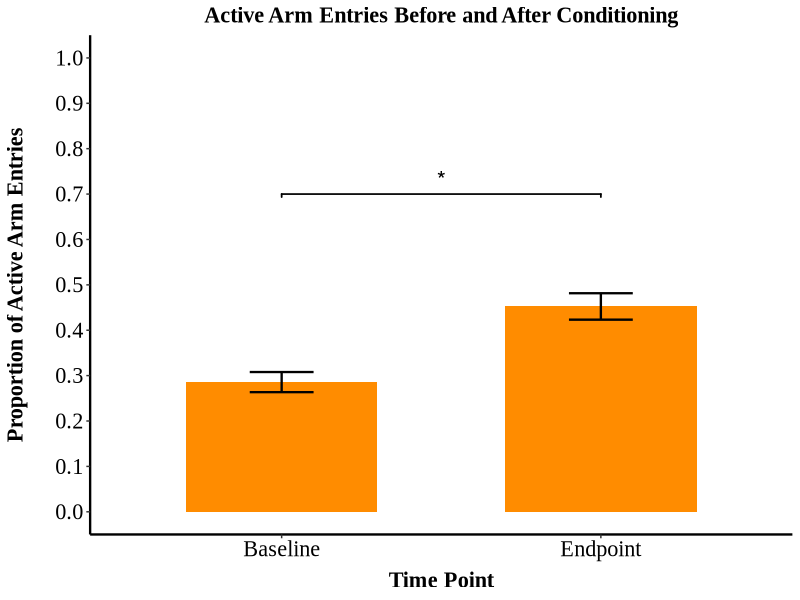
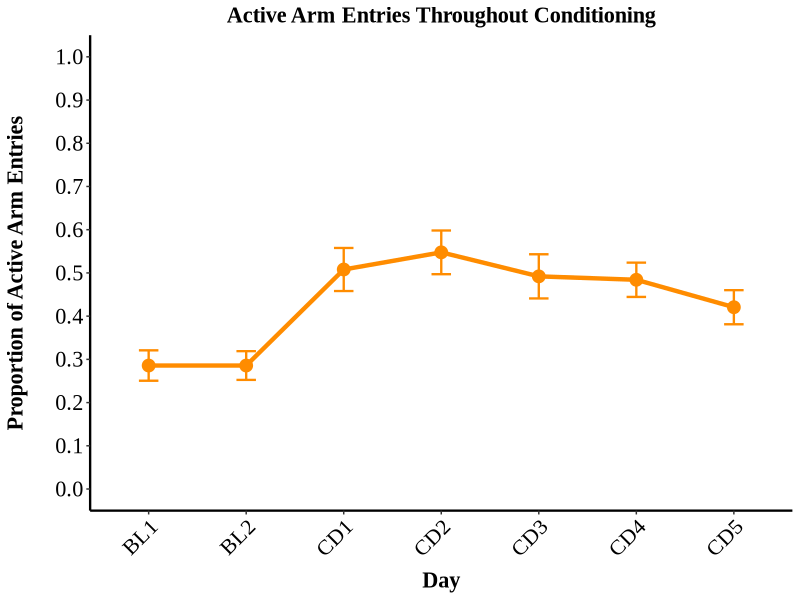
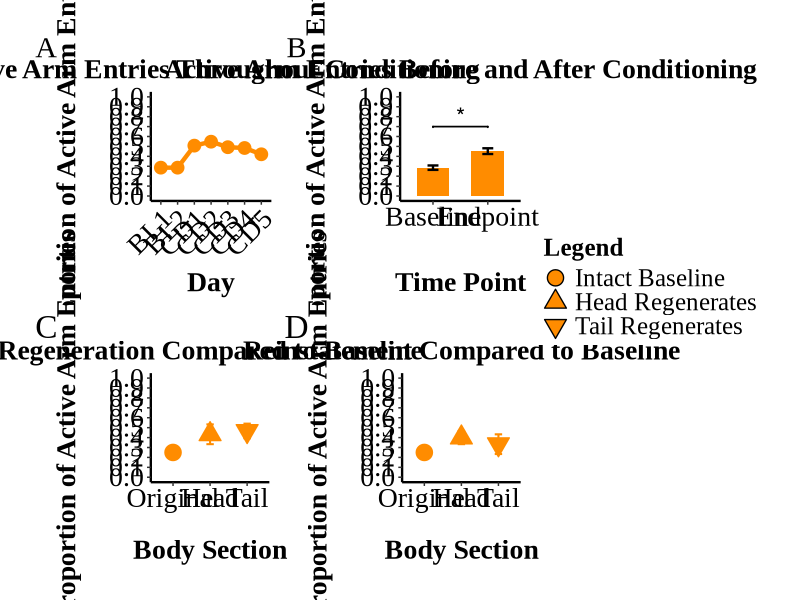
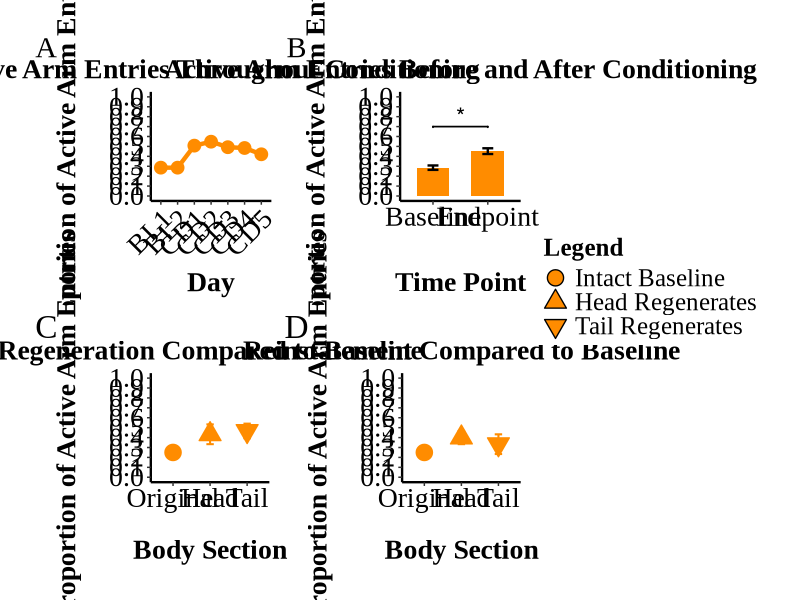

Here is the R script that generated these plots, in order:
# Planaria Y-Maze Analysis for Experiment 4
# Load required libraries
library(readr)
library(dplyr)
library(tidyverse)
library(ggsignif)
library(lme4)
library(emmeans)
library(grid)
library(gridExtra)
library(car)
library(ggplot2)
library(readxl)
library(patchwork) # For combining plots

# Read in the data
Exp4_full_data <- read_csv("Datasets/ExperimentFourFullData.csv")


#=================================================================
# Creating theme for all plots
#=================================================================

consistent_theme <- function() {
  theme_classic() +
    theme(
      text = element_text(family = "Times New Roman", size = 18),
      axis.title = element_text(size = 16, face = "bold"),
      axis.title.y = element_text(margin = margin(r = 20)),
      axis.title.x = element_text(margin = margin(t = 8)),
      axis.text = element_text(size = 16, color = "black"),
      legend.position = "top",
      legend.title = element_text(size = 16, face = "bold"),
      legend.text = element_text(size = 14),
      axis.line = element_line(color = "black", linewidth = 0.8),
      panel.grid = element_blank(),
      panel.background = element_rect(fill = "white"),
      panel.border = element_blank(),
      plot.title = element_text(hjust = 0.5, size = 16, face = "bold")
    )
}

#=================================================================
# PART 1: ANALYSIS OF INTACT SUBJECTS (PRE-REGENERATION)
#=================================================================

# Filter for original intact subjects (subjects with numeric IDs)
# Use grepl to identify purely numeric subject IDs
Orig_subjects <- Exp4_full_data %>%
  filter(grepl("^[0-9]+$", as.character(Subject)))

# Restructure data for intact analysis (comparing baseline vs endpoint)
Exp4_full_data_long <- Orig_subjects %>%
  mutate(across(ends_with("_arm_entries"), 
                ~as.numeric(as.character(.)))) %>%
  pivot_longer(
    cols = c(baseline_active_arm_entries, endpoint_active_arm_entries),
    names_to = "Time",
    values_to = "ActiveCount"
  ) %>%
  mutate(
    Time = factor(Time, 
                  levels = c("baseline_active_arm_entries", "endpoint_active_arm_entries"),
                  labels = c("Baseline", "Endpoint")),
    Subject = factor(Subject),
    # Since we only have one condition, create a dummy Condition variable
    Condition = "Drug",
    ActiveCount = if_else(!is.na(ActiveCount), 
                          as.integer(ActiveCount), 
                          NA_integer_)
  ) %>%
  mutate(
    TotalTrials = 6,
    InactiveCount = if_else(!is.na(ActiveCount),
                            TotalTrials - ActiveCount,
                            NA_integer_),
    ActiveArmProportion = if_else(!is.na(ActiveCount),
                                  ActiveCount / TotalTrials,
                                  NA_real_)
  ) %>%
  filter(is.na(ActiveCount) | ActiveCount <= TotalTrials)

# Convert to wide format for paired t-test
Exp4_wide_format <- Exp4_full_data_long %>%
  select(Subject, Time, ActiveArmProportion) %>%
  pivot_wider(
    names_from = Time,
    values_from = ActiveArmProportion
  )

# Display wide format data structure to verify
print("Wide format data structure:")
print(str(Exp4_wide_format))


#=================================
#apa formatted results
#================================

# Perform paired t-test
paired_ttest_model <- t.test(
  Exp4_wide_format$Baseline,
  Exp4_wide_format$Endpoint,
  paired = TRUE
)

# Calculate Cohen's d for paired t-test
t_value <- paired_ttest_model$statistic
df <- paired_ttest_model$parameter  # Extract degrees of freedom
n <- length(Exp4_wide_format$Baseline)
cohens_d <- t_value / sqrt(n)

# Format p-value according to APA style
p_formatted <- ifelse(paired_ttest_model$p.value < .001, "< .001", 
                      paste0("= ", gsub("0\\.", ".", round(paired_ttest_model$p.value, 3))))

# Create ttest_results dataframe with test statistic and degrees of freedom
ttest_results <- data.frame(
  contrast = "Baseline / Endpoint",
  t_statistic = t_value,
  df = df,
  cohens_d = abs(cohens_d),
  p.value = paired_ttest_model$p.value,
  apa_result = paste0("*t*(", round(df, 2), ") = ", round(t_value, 2), 
                      ", *d* = ", round(abs(cohens_d), 2), 
                      ", *p* ", p_formatted)
)

print(ttest_results)


# Convert wide format back to long for plotting
Exp4_plot_data <- Exp4_wide_format %>%
  pivot_longer(
    cols = c(Baseline, Endpoint),
    names_to = "Time",
    values_to = "ActiveArmProportion"
  ) %>%
  mutate(Time = factor(Time, levels = c("Baseline", "Endpoint")))

# Visualization 1: Bar plot with error bars
intact_plot <- Exp4_plot_data %>%
  group_by(Time) %>%
  summarise(
    mean_prop = mean(ActiveArmProportion, na.rm = TRUE),
    se = sd(ActiveArmProportion, na.rm = TRUE) / sqrt(n()),
    .groups = 'drop'
  ) %>%
  ggplot(aes(x = Time, y = mean_prop)) +
  geom_bar(stat = "identity", position = position_dodge(0.8), width = 0.6, 
           fill = "#FF8C00") + # Using the treatment color from original script
  geom_errorbar(aes(ymin = mean_prop - se, ymax = mean_prop + se),
                position = position_dodge(0.8), width = 0.2, linewidth = 0.8) +
  # Add significance annotation based on t-test result
  geom_signif(
    annotations = ifelse(paired_ttest_model$p.value < 0.05, "*", "ns"),
    xmin = 1, xmax = 2,
    y_position = 0.7,
    color = "black",
    size = 0.6,
    textsize = 6
  ) +
  labs(
    title = "Active Arm Entries Before and After Conditioning",
    y = "Proportion of Active Arm Entries",
    x = "Time Point"
  ) +
  scale_y_continuous(
    limits = c(0, 1),
    breaks = seq(0, 1, 0.1)
  ) +
  consistent_theme()

print(intact_plot)


#=================================================================
# PART 2: LEARNING ACROSS CONDITIONING DAYS
#=================================================================

# Reshape the data for plotting conditioning days
Exp4_full_data_long_days <- Orig_subjects %>%
  select(Subject,
         Baseline_day1, 
         Baseline_day2, 
         Conditioning_day1, 
         Conditioning_day2,
         Conditioning_day3, 
         Conditioning_day4, 
         Conditioning_day5) %>%
  pivot_longer(
    cols = c(Baseline_day1:Conditioning_day5),
    names_to = "TimePoint",
    values_to = "ActiveArmChoices"
  ) %>%
  mutate(
    TimePoint = factor(TimePoint,
                       levels = c("Baseline_day1", "Baseline_day2", 
                                  "Conditioning_day1", "Conditioning_day2", 
                                  "Conditioning_day3", "Conditioning_day4", 
                                  "Conditioning_day5"),
                       labels = c("BL1", "BL2", "CD1", "CD2", "CD3", "CD4", "CD5")),
    Subject = factor(Subject),
    Proportion = ActiveArmChoices / 3 # 3 trials per day
  )

# Create the learning curve visualization
learning_plot <- Exp4_full_data_long_days %>%
  group_by(TimePoint) %>%
  summarise(
    mean_prop = mean(Proportion, na.rm = TRUE),
    se = sd(Proportion, na.rm = TRUE) / sqrt(n()),
    .groups = 'drop'
  ) %>%
  ggplot(aes(x = TimePoint, y = mean_prop, group = 1)) +
  geom_line(linewidth = 1.5, color = "#FF8C00") +
  geom_point(size = 4, color = "#FF8C00") +
  geom_errorbar(aes(ymin = mean_prop - se, ymax = mean_prop + se),
                width = 0.2, linewidth = 0.8, color = "#FF8C00") +
  labs(
    title = "Active Arm Entries Throughout Conditioning",
    y = "Proportion of Active Arm Entries",
    x = "Day"
  ) +
  scale_y_continuous(
    limits = c(0, 1),
    breaks = seq(0, 1, 0.1)
  ) +
  consistent_theme() +
  theme(axis.text.x = element_text(angle = 45, hjust = 1))

print(learning_plot)


#=================================================================
# PART 3: COMPARING REGENERATED PARTS TO ORIGINAL BASELINE SCORES
#=================================================================

# First, identify only the subjects that were cut
cut_subjects <- Exp4_full_data %>%
  filter(grepl("^[0-9]+$", as.character(Subject)) & `Selected to be cut` == "Y") %>%
  mutate(Subject = as.character(Subject))  # Ensure Subject is character type

# Create a baseline scores dataset for ONLY the cut subjects
cut_subjects_baseline <- cut_subjects %>%
  mutate(
    BaselineProportion = baseline_active_arm_entries / 6,
    Subject = as.character(Subject)  # Ensure Subject is character type for joining
  )

# Print the subjects that were cut
print("Subjects that were cut:")
print(cut_subjects$Subject)
print(paste("Number of cut subjects:", nrow(cut_subjects)))

# Create a dataset linking original subjects to their regenerated parts
Original_to_regen <- Exp4_full_data %>%
  filter(grepl("[HT]$", Subject)) %>%
  mutate(
    OrigSubject = str_remove(Subject, "[HT]$"),  # Keep as character for joining
    BodyPart = str_extract(Subject, "[HT]$"),
    BodyPart = factor(BodyPart, levels = c("H", "T"), labels = c("Head", "Tail"))
  ) %>%
  # Only join with the cut subjects' baseline data
  inner_join(
    cut_subjects_baseline %>% 
      select(Subject, BaselineProportion),
    by = c("OrigSubject" = "Subject")
  )

# Print the regenerated parts and their original subjects
print("Regenerated parts and their original subjects:")
print(Original_to_regen %>% select(Subject, OrigSubject, BodyPart))
print(paste("Number of regenerated parts:", nrow(Original_to_regen)))

# Create datasets for the regeneration and reinstatement phases - UPDATED
Memory_test_comparison <- Original_to_regen %>%
  mutate(
    RegeneratedProportion = Regeneration_test_total / 3,
    Change = RegeneratedProportion - BaselineProportion
  )

# Create datasets for the reinstatement phases - UPDATED
Reinstatement_comparison <- Original_to_regen %>%
  mutate(
    ReinstatedProportion = Reinstatment_test_total / 3,
    Change = ReinstatedProportion - BaselineProportion
  )

# Verify we're using the same baseline values for both comparisons
print("Regeneration analysis - Mean baseline value:")
print(mean(Memory_test_comparison$BaselineProportion, na.rm = TRUE))

print("Reinstatement analysis - Mean baseline value:")
print(mean(Reinstatement_comparison$BaselineProportion, na.rm = TRUE))

# Prepare data for plotting with consistent format
# REGENERATION PLOT DATA
regen_plot_data <- rbind(
  # Original baseline data
  cut_subjects_baseline %>%
    mutate(BodyStatus = "Original") %>%
    select(BodyStatus, Proportion = BaselineProportion),
  
  # Head data
  Memory_test_comparison %>%
    filter(BodyPart == "Head") %>%
    mutate(BodyStatus = "Head") %>%
    select(BodyStatus, Proportion = RegeneratedProportion),
  
  # Tail data
  Memory_test_comparison %>%
    filter(BodyPart == "Tail") %>%
    mutate(BodyStatus = "Tail") %>%
    select(BodyStatus, Proportion = RegeneratedProportion)
)

# REINSTATEMENT PLOT DATA - using SAME original baseline data
reinstate_plot_data <- rbind(
  # Original baseline data - SAME AS ABOVE
  cut_subjects_baseline %>%
    mutate(BodyStatus = "Original") %>%
    select(BodyStatus, Proportion = BaselineProportion),
  
  # Head data
  Reinstatement_comparison %>%
    filter(BodyPart == "Head") %>%
    mutate(BodyStatus = "Head") %>%
    select(BodyStatus, Proportion = ReinstatedProportion),
  
  # Tail data
  Reinstatement_comparison %>%
    filter(BodyPart == "Tail") %>%
    mutate(BodyStatus = "Tail") %>%
    select(BodyStatus, Proportion = ReinstatedProportion)
)

# Set factor levels for proper ordering
regen_plot_data$BodyStatus <- factor(regen_plot_data$BodyStatus, 
                                     levels = c("Original", "Head", "Tail"))
reinstate_plot_data$BodyStatus <- factor(reinstate_plot_data$BodyStatus, 
                                         levels = c("Original", "Head", "Tail"))

# Calculate summary statistics for plotting
regen_summary <- regen_plot_data %>%
  group_by(BodyStatus) %>%
  summarise(
    mean_prop = mean(Proportion, na.rm = TRUE),
    se = sd(Proportion, na.rm = TRUE) / sqrt(sum(!is.na(Proportion))),
    .groups = 'drop'
  )

reinstate_summary <- reinstate_plot_data %>%
  group_by(BodyStatus) %>%
  summarise(
    mean_prop = mean(Proportion, na.rm = TRUE),
    se = sd(Proportion, na.rm = TRUE) / sqrt(sum(!is.na(Proportion))),
    .groups = 'drop'
  )




# Create baseline data frame
Baseline_scores <- cut_subjects_baseline %>%
  select(Subject, BaselineProportion)

# Create datasets for paired analysis
# For regeneration test
Regeneration_vs_baseline <- Memory_test_comparison %>%
  select(Subject, OrigSubject, BodyPart, RegeneratedProportion) %>%
  rename(ActiveProportion = RegeneratedProportion)

# For reinstatement test
Reinstatement_vs_baseline <- Reinstatement_comparison %>%
  select(Subject, OrigSubject, BodyPart, ReinstatedProportion) %>%
  rename(ActiveProportion = ReinstatedProportion)

# Reshape data for paired analysis - separate for Head and Tail
# For Regeneration
head_regeneration_paired <- Regeneration_vs_baseline %>%
  filter(BodyPart == "Head") %>%
  inner_join(Baseline_scores, by = c("OrigSubject" = "Subject")) %>%
  select(OrigSubject, ActiveProportion, BaselineProportion)

tail_regeneration_paired <- Regeneration_vs_baseline %>%
  filter(BodyPart == "Tail") %>%
  inner_join(Baseline_scores, by = c("OrigSubject" = "Subject")) %>%
  select(OrigSubject, ActiveProportion, BaselineProportion)

# For Reinstatement
head_reinstatement_paired <- Reinstatement_vs_baseline %>%
  filter(BodyPart == "Head") %>%
  inner_join(Baseline_scores, by = c("OrigSubject" = "Subject")) %>%
  select(OrigSubject, ActiveProportion, BaselineProportion)

tail_reinstatement_paired <- Reinstatement_vs_baseline %>%
  filter(BodyPart == "Tail") %>%
  inner_join(Baseline_scores, by = c("OrigSubject" = "Subject")) %>%
  select(OrigSubject, ActiveProportion, BaselineProportion)

# Perform paired t-tests
# For Regeneration
head_regeneration_test <- head_regeneration_paired %>%
  with(t.test(ActiveProportion, BaselineProportion, paired = TRUE))

tail_regeneration_test <- tail_regeneration_paired %>%
  with(t.test(ActiveProportion, BaselineProportion, paired = TRUE))

# For Reinstatement
head_reinstatement_test <- head_reinstatement_paired %>%
  with(t.test(ActiveProportion, BaselineProportion, paired = TRUE))

tail_reinstatement_test <- tail_reinstatement_paired %>%
  with(t.test(ActiveProportion, BaselineProportion, paired = TRUE))

# Print results
print("PAIRED T-TESTS RESULTS:")

print("Head Regeneration vs Original Baseline:")
print(head_regeneration_test)

print("Tail Regeneration vs Original Baseline:")
print(tail_regeneration_test)

print("Head Reinstatement vs Original Baseline:")
print(head_reinstatement_test)

print("Tail Reinstatement vs Original Baseline:")
print(tail_reinstatement_test)

# Calculate effect sizes (Cohen's d)
# For Head Regeneration
head_regeneration_d <- head_regeneration_paired %>%
  summarise(
    mean_diff = mean(ActiveProportion - BaselineProportion, na.rm = TRUE),
    sd_diff = sd(ActiveProportion - BaselineProportion, na.rm = TRUE),
    cohen_d = mean_diff / sd_diff,
    n = n()
  )

# For Tail Regeneration
tail_regeneration_d <- tail_regeneration_paired %>%
  summarise(
    mean_diff = mean(ActiveProportion - BaselineProportion, na.rm = TRUE),
    sd_diff = sd(ActiveProportion - BaselineProportion, na.rm = TRUE),
    cohen_d = mean_diff / sd_diff,
    n = n()
  )

# For Head Reinstatement
head_reinstatement_d <- head_reinstatement_paired %>%
  summarise(
    mean_diff = mean(ActiveProportion - BaselineProportion, na.rm = TRUE),
    sd_diff = sd(ActiveProportion - BaselineProportion, na.rm = TRUE),
    cohen_d = mean_diff / sd_diff,
    n = n()
  )

# For Tail Reinstatement
tail_reinstatement_d <- tail_reinstatement_paired %>%
  summarise(
    mean_diff = mean(ActiveProportion - BaselineProportion, na.rm = TRUE),
    sd_diff = sd(ActiveProportion - BaselineProportion, na.rm = TRUE),
    cohen_d = mean_diff / sd_diff,
    n = n()
  )

print("Effect sizes:")
print("Head Regeneration (Cohen's d):")
print(head_regeneration_d)

print("Tail Regeneration (Cohen's d):")
print(tail_regeneration_d)

print("Head Reinstatement (Cohen's d):")
print(head_reinstatement_d)

print("Tail Reinstatement (Cohen's d):")
print(tail_reinstatement_d)


# Create a function to format t-test results in APA style
format_apa_results <- function(test_name, t_test_result, paired_data) {
  # Extract t-value and degrees of freedom
  t_value <- t_test_result$statistic
  df <- t_test_result$parameter
  
  # Calculate Cohen's d for paired data
  n <- nrow(paired_data)
  mean_diff <- mean(paired_data$ActiveProportion - paired_data$BaselineProportion, na.rm = TRUE)
  sd_diff <- sd(paired_data$ActiveProportion - paired_data$BaselineProportion, na.rm = TRUE)
  cohens_d <- mean_diff / sd_diff
  
  # Format p-value according to APA style
  p_value <- t_test_result$p.value
  p_formatted <- ifelse(p_value < .001, "< .001", 
                        paste0("= ", gsub("0\\.", ".", round(p_value, 3))))
  
  # Create results dataframe
  result_df <- data.frame(
    contrast = test_name,
    t_statistic = t_value,
    df = df,
    cohens_d = abs(cohens_d),
    p.value = p_value,
    apa_result = paste0("*t*(", round(df, 2), ") = ", round(t_value, 2), 
                        ", *d* = ", round(abs(cohens_d), 2), 
                        ", *p* ", p_formatted)
  )
  
  return(result_df)
}

# Create APA-formatted results for each test
head_regen_apa <- format_apa_results(
  "Head Regeneration vs Baseline", 
  head_regeneration_test, 
  head_regeneration_paired
)

tail_regen_apa <- format_apa_results(
  "Tail Regeneration vs Baseline", 
  tail_regeneration_test, 
  tail_regeneration_paired
)

head_reinstate_apa <- format_apa_results(
  "Head Reinstatement vs Baseline", 
  head_reinstatement_test, 
  head_reinstatement_paired
)

tail_reinstate_apa <- format_apa_results(
  "Tail Reinstatement vs Baseline", 
  tail_reinstatement_test, 
  tail_reinstatement_paired
)

# Combine all results into a single dataframe
regen_reinstate_results <- rbind(
  head_regen_apa,
  tail_regen_apa,
  head_reinstate_apa,
  tail_reinstate_apa
)

# Print the combined results
print(regen_reinstate_results)

# For easy referencing in inline code within Quarto
# These variables can be used with `r head_regen_result` etc. in your Quarto document
head_regen_result <- head_regen_apa$apa_result
tail_regen_result <- tail_regen_apa$apa_result
head_reinstate_result <- head_reinstate_apa$apa_result
tail_reinstate_result <- tail_reinstate_apa$apa_result

# Also save detailed result objects that you can reference for specific values
head_regen_details <- head_regen_apa
tail_regen_details <- tail_regen_apa
head_reinstate_details <- head_reinstate_apa
tail_reinstate_details <- tail_reinstate_apa


#=================================================================
# PART 4: Regeneration and Reinstatement Plots
#=================================================================

# Create a dataset for all four conditions
combined_data <- bind_rows(
  # Head Regeneration
  head_regeneration_paired %>%
    mutate(
      BodyPart = "Head",
      Phase = "Regeneration",
      Original = BaselineProportion,
      Regenerated = ActiveProportion
    ) %>%
    select(OrigSubject, BodyPart, Phase, Original, Regenerated),
  
  # Tail Regeneration
  tail_regeneration_paired %>%
    mutate(
      BodyPart = "Tail",
      Phase = "Regeneration",
      Original = BaselineProportion,
      Regenerated = ActiveProportion
    ) %>%
    select(OrigSubject, BodyPart, Phase, Original, Regenerated),
  
  # Head Reinstatement
  head_reinstatement_paired %>%
    mutate(
      BodyPart = "Head",
      Phase = "Reinstatement",
      Original = BaselineProportion,
      Regenerated = ActiveProportion
    ) %>%
    select(OrigSubject, BodyPart, Phase, Original, Regenerated),
  
  # Tail Reinstatement
  tail_reinstatement_paired %>%
    mutate(
      BodyPart = "Tail",
      Phase = "Reinstatement",
      Original = BaselineProportion,
      Regenerated = ActiveProportion
    ) %>%
    select(OrigSubject, BodyPart, Phase, Original, Regenerated)
)

# Reshape to long format for plotting
combined_long <- combined_data %>%
  pivot_longer(
    cols = c(Original, Regenerated),
    names_to = "Measurement",
    values_to = "Proportion"
  ) %>%
  mutate(
    BodyPart = factor(BodyPart, levels = c("Head", "Tail")),
    Phase = factor(Phase, levels = c("Regeneration", "Reinstatement")),
    Measurement = factor(Measurement, levels = c("Original", "Regenerated"))
  )


# Create a more visually appealing theme that matches the desired output
publication_theme <- function() {
  theme_classic() +
    theme(
      text = element_text(family = "Times New Roman", size = 14),
      axis.title = element_text(size = 18, face = "bold"),
      axis.title.y = element_text(margin = margin(r = 20)),
      axis.text = element_text(size = 116, color = "black"),
      legend.position = c(0.85, 0.85),
      legend.background = element_rect(fill = "white", color = NA),
      legend.key = element_rect(fill = "white", color = NA),
      legend.title = element_text(size = 16, face = "bold"),
      legend.text = element_text(size = 14),
      axis.line = element_line(color = "black", linewidth = 0.8),
      panel.grid.major.x = element_blank(),
      panel.grid.major.y = element_line(color = "lightgray", linetype = "dashed"),
      panel.grid.minor = element_blank(),
      panel.background = element_rect(fill = "white"),
      panel.border = element_blank(),
      plot.title = element_text(hjust = 0.5, size = 16, face = "bold")
    )
}


# Create an improved version of the regeneration plot
regeneration_plot <- ggplot(regen_summary, aes(x = BodyStatus, y = mean_prop)) +
  # Add error bars
  geom_errorbar(
    aes(ymin = mean_prop - se, ymax = mean_prop + se, color = BodyStatus),
    width = 0.2, 
    linewidth = 0.7,
    position = position_dodge(0.9)
  ) +
  # Add points with custom shapes - ADD FILL AESTHETIC
  geom_point(
    aes(shape = BodyStatus, color = BodyStatus, fill = BodyStatus),  # Added fill aesthetic
    size = 5,
    stroke = 0.7
  ) +
  # Set shapes manually
  scale_shape_manual(
    name = "Body Status",
    values = c(
      "Original" = 21,  # Circle
      "Head" = 24,      # Triangle
      "Tail" = 25       # CHANGED to 24 (filled triangle down) instead of 25
    ),
    labels = c(
      "Original" = "Intact Baseline",
      "Head" = "Head Regenerates",
      "Tail" = "Tail Regenerates"
    )
  ) +
  # Set colors manually
  scale_color_manual(
    name = "Body Status",
    values = c(
      "Original" = "#FF8C00", 
      "Head" = "#FF8C00",
      "Tail" = "#FF8C00"
    ),
    labels = c(
      "Original" = "Intact Baseline",
      "Head" = "Head Regenerates",
      "Tail" = "Tail Regenerates"
    )
  ) +
  # Add fill scale with the same colors
  scale_fill_manual(
    name = "Body Status",
    values = c(
      "Original" = "#FF8C00", 
      "Head" = "#FF8C00",
      "Tail" = "#FF8C00"
    ),
    labels = c(
      "Original" = "Intact Baseline",
      "Head" = "Head Regenerates",
      "Tail" = "Tail Regenerates"
    )
  ) +
  # Labels
  labs(
    title = "Regeneration Compared to Baseline",
    y = "Proportion of Active Arm Entries",
    x = "Body Section"
  ) +
  # Y-axis limits
  scale_y_continuous(
    limits = c(0, 1),
    breaks = seq(0, 1, 0.1)
  ) +
  # Apply publication theme
  theme_classic() +
  theme(
    text = element_text(family = "Times New Roman", size = 20),
    axis.title = element_text(size = 20, face = "bold"),
    axis.title.y = element_text(margin = margin(r = 20)),
    axis.title.x = element_text(margin = margin(t = 20)),
    axis.text = element_text(size = 12, color = "black"),
    legend.position = "right",
    legend.background = element_rect(fill = "white", color = NA),
    legend.key = element_rect(fill = "white", color = NA),
    legend.title = element_text(size = 14, face = "bold"),
    legend.text = element_text(size = 12),
    axis.line = element_line(color = "black", linewidth = 0.8),
    panel.grid.major = element_blank(),
    panel.grid.minor = element_blank(),
    panel.background = element_rect(fill = "white"),
    panel.border = element_blank(),
    plot.title = element_text(hjust = 0.5, size = 16, face = "bold")
  ) +
  # Combine duplicate legends (color, fill, and shape) into one
  guides(
    color = guide_legend(title = "Body Section", override.aes = list(size = 5)),
    fill = "none",  # Hide duplicate legend
    shape = "none"  # Hide duplicate legend
  )

# Create an improved version of the reinstatement plot
reinstatement_plot <- ggplot(reinstate_summary, aes(x = BodyStatus, y = mean_prop)) +
  # Add error bars
  geom_errorbar(
    aes(ymin = mean_prop - se, ymax = mean_prop + se, color = BodyStatus),
    width = 0.2, 
    linewidth = 0.7,
    position = position_dodge(0.9)
  ) +
  # Add points with custom shapes - ADD FILL AESTHETIC
  geom_point(
    aes(shape = BodyStatus, color = BodyStatus, fill = BodyStatus),  # Added fill aesthetic
    size = 5,
    stroke = 0.7
  ) +
  # Set shapes manually
  scale_shape_manual(
    name = "Body Section",
    values = c(
      "Original" = 21,  # Circle
      "Head" = 24,      # Triangle
      "Tail" = 25       # CHANGED to 24 (filled triangle down) instead of 25
    ),
    labels = c(
      "Original" = "Intact Baseline",
      "Head" = "Head Regenerates",
      "Tail" = "Tail Regenerates"
    )
  ) +
  # Set colors manually
  scale_color_manual(
    name = "Body Section",
    values = c(
      "Original" = "#FF8C00", 
      "Head" = "#FF8C00",
      "Tail" = "#FF8C00"
    ),
    labels = c(
      "Original" = "Intact Baseline",
      "Head" = "Head Regenerates",
      "Tail" = "Tail Regenerates"
    )
  ) +
  # Add fill scale with the same colors
  scale_fill_manual(
    name = "Body Section",
    values = c(
      "Original" = "#FF8C00", 
      "Head" = "#FF8C00",
      "Tail" = "#FF8C00"
    ),
    labels = c(
      "Original" = "Intact Baseline",
      "Head" = "Head Regenerates",
      "Tail" = "Tail Regenerates"
    )
  ) +
  # Labels
  labs(
    title = "Reinstatement Compared to Baseline",
    y = "Proportion of Active Arm Entries",
    x = "Body Section"
  ) +
  # Y-axis limits
  scale_y_continuous(
    limits = c(0, 1),
    breaks = seq(0, 1, 0.1)
  ) +
  # Apply publication theme
  theme_classic() +
  theme(
    text = element_text(family = "Times New Roman", size = 20),
    axis.title = element_text(size = 20, face = "bold"),
    axis.title.y = element_text(margin = margin(r = 20)),
    axis.title.x = element_text(margin = margin(t = 20)),
    axis.text = element_text(size = 12, color = "black"),
    legend.position = "right",
    legend.background = element_rect(fill = "white", color = NA),
    legend.key = element_rect(fill = "white", color = NA),
    legend.title = element_text(size = 18, face = "bold"),
    legend.text = element_text(size = 18),
    axis.line = element_line(color = "black", linewidth = 0.8),
    panel.grid.major = element_blank(),
    panel.grid.minor = element_blank(),
    panel.background = element_rect(fill = "white"),
    panel.border = element_blank(),
    plot.title = element_text(hjust = 0.5, size = 16, face = "bold")
  ) +
  # Combine duplicate legends (color, fill, and shape) into one
  guides(
    color = guide_legend(title = "Body Status", override.aes = list(size = 5)),
    fill = "none",  # Hide duplicate legend
    shape = "none"  # Hide duplicate legend
  )




#=======================================================================
# PART 5: Combined visualisation of both conditioning and regeneration
#=======================================================================

#### removing the uneeded legends

# Remvoe legend from one of the grapghs
reinstatement_plot_no_legend <- reinstatement_plot +
  theme(legend.position = "none")

learning_plot_no_legend <- learning_plot + 
  theme(legend.position = "none")

intact_plot_no_legend <- intact_plot + 
  theme(legend.position = "none")

regeneration_plot_no_legend <- regeneration_plot + 
  theme(legend.position = "none")

# Apply theme to each individual plot
learning_plot_no_legend <- learning_plot_no_legend +
  theme(
    axis.text = element_text(size = 20, color = "black"),
    axis.title = element_text(size = 20),
    plot.title = element_text(size = 20, face = "bold", family = "Times New Roman") 
  )

intact_plot_no_legend <- intact_plot_no_legend +
  theme(
    axis.text = element_text(size = 20, color = "black"),
    axis.title = element_text(size = 20),
    plot.title = element_text(size = 20, face = "bold", family = "Times New Roman") 
  )

regeneration_plot_no_legend <- regeneration_plot_no_legend +
  theme(
    axis.text = element_text(size = 20, color = "black"),
    axis.title = element_text(size = 20),
    plot.title = element_text(size = 20, face = "bold", family = "Times New Roman") 
  )

reinstatement_plot <- reinstatement_plot +
  theme(
    axis.text = element_text(size = 20, color = "black"),
    axis.title = element_text(size = 20),
    plot.title = element_text(size = 20, face = "bold", family = "Times New Roman") 
  )

##### Ordering the legend

reinstatement_plot_ordered <- reinstatement_plot +
  theme(
    axis.text = element_text(size = 20, color = "black"),
    axis.title = element_text(size = 20),
    plot.title = element_text(size = 20, face = "bold", family = "Times New Roman")) +
  guides(
    # Set up the shape legend
    shape = guide_legend(
      order = 2, 
      title = "Legend",
      override.aes = list(stroke = 0.7, size = 5, color = "black", fill = "#FF8C00")
    ),
    color = "none"  # Hide separate color legend since it's redundant
    )

combined_figure <- (learning_plot_no_legend + intact_plot_no_legend) / 
  (regeneration_plot_no_legend + reinstatement_plot_ordered) +
  plot_layout(
    guides = "collect",
    widths = c(1, 1),
    heights = c(0.7, 0.7)
  ) +
  plot_annotation(
    tag_levels = 'A',
    theme = theme(
      plot.tag = element_text(face = "bold", size = 20, family = "Times New Roman"),
      plot.margin = margin(t = 20, r = 20, b = 20, l = 20)
    )
  )


print(combined_figure)


# Save the panel
ggsave("Figures/Exp4_combined_figure.png", combined_figure, 
       width = 18, height = 16, dpi = 300) 


#=======================================================================
# PART 6: Extra descriptive information
#=======================================================================


# Looking for the spread of initial baseline preferences. 

Prefered_arm_count <- Exp4_full_data %>% filter(Subject %in% (1:42)) %>% count(Prefered_arm)

Active_arm_count <- Exp4_full_data %>% filter(Subject %in% (1:42)) %>% count(`Active arm`)

Left_active_arm_count <- Active_arm_count %>% filter(`Active arm` == "L") %>% pull(n)
Right_active_arm_count <- Active_arm_count %>% filter(`Active arm` == "R") %>% pull(n)


# Finding endpoint group mean

exp4_endpoint_mean <- Exp4_full_data_long %>% filter(Time %in% "Endpoint") %>% summarize(mean_entries = mean(ActiveArmProportion))
